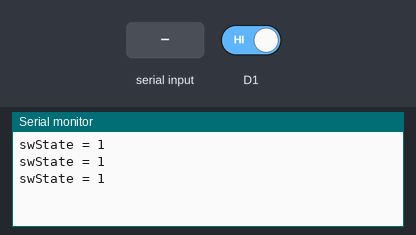
Recording of a sketch running on a simulated ESP8266 (NodeMCU). Parts: the last lines printed to the serial monitor. The inputs (shaded band) are chosen by the test bench; at power-on: D1 HIGH.

Above: at 2.8 s.
2.9 s: "1" received over the second serial link
At 3.8 s:
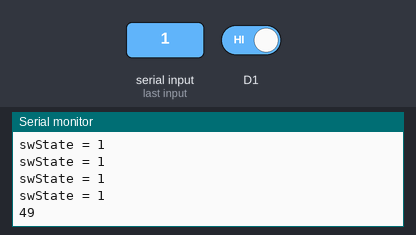
4.5 s: D1 driven LOW
At 5.4 s:
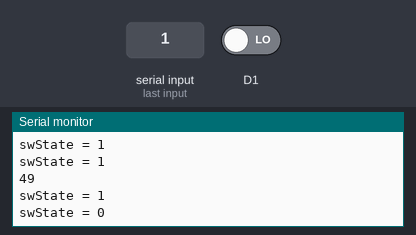
6.0 s: "0" received over the second serial link
At 6.8 s:
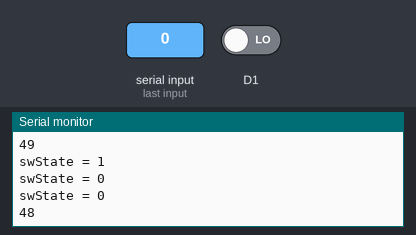

Measured:
- after the input at 2.9 s, the serial monitor: prints a new line after 0.10 s (image 1)
- after the input at 4.5 s, the serial monitor: prints a new line after 0.50 s (image 2)
- after the input at 6.0 s, the serial monitor: prints a new line at once (image 3)

The sketch:

02_UART_NodeMCU_2.ino
```cpp
//Arduino <-> NodeMCU UART 통신, NodeMCU 코드

#include <SoftwareSerial.h>  //SoftwareSerial 라이브러리사용
SoftwareSerial NodeMCU_S(D6,D5);  //(Rx, Tx)
int data;

void setup(){
  Serial.begin(9600);
  NodeMCU_S.begin(9600);
  pinMode(D1, INPUT);
}

void loop(){
  int swState = digitalRead(D1);
  Serial.print("swState = ");
  Serial.println(swState);

  if(swState ==LOW){
    NodeMCU_S.write(0);
  }else {
    NodeMCU_S.write(1);
  }

  if( NodeMCU_S.available() > 0 ){
    data = NodeMCU_S.read();
    Serial.println(data);
  }
  delay(1000);
}
```
